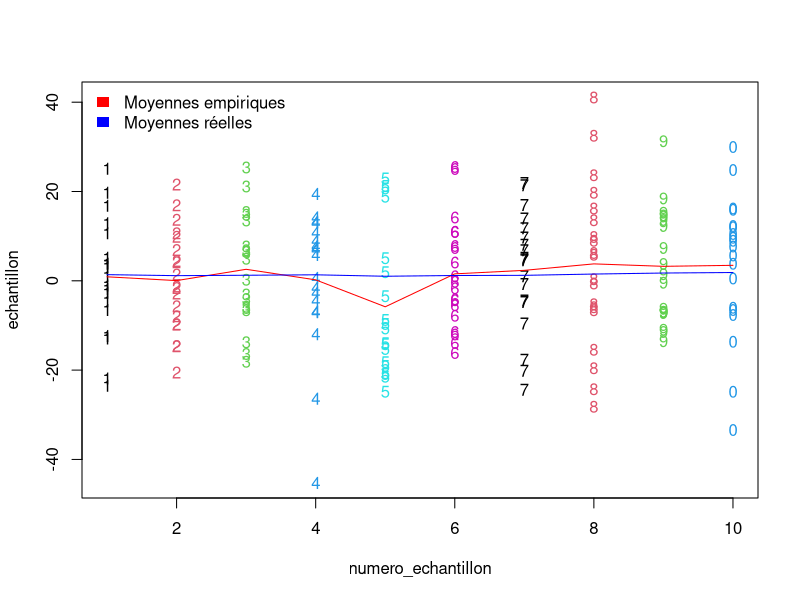
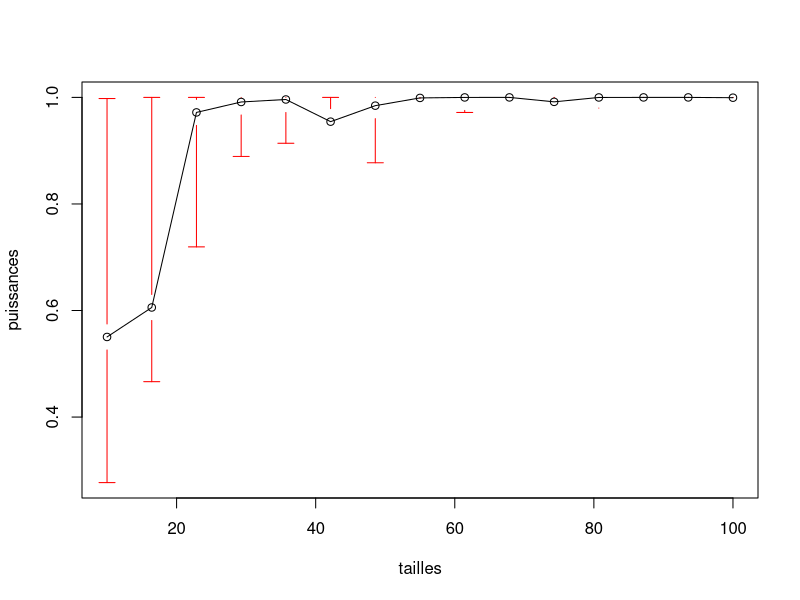

The R source for these figures, in order:
# UN ECHANTILLON



#---------------------------------------------------
#                     calcul du n 
#---------------------------------------------------


calcul_n<-function(puissance,puissances,tailles){
  if (is.null(puissance)){
    return (-1)
  } else {
    i = 0
    p_cour = 0
    while((i < 16) && (p_cour < puissance)){
      i = i+1
      p_cour = puissances[i]
    }
    if(i == 16){
      return (0)
    } else {
      n2 = tailles[i]
      p2 = puissances[i]
      if (i==1){
        n1 = 0  
        p1 = 0
      } else {
        n1 = tailles[i-1]
        p1 = puissances[i-1]
      }
      pente = (p2-p1)/(n2-n1)
      if (pente == 0){
        n_calc = (n2-n1)/2
      } else {
        n_calc = (puissance-p1)/pente + n1
      }
      n_calc = ceiling(n_calc)
      return (n_calc)
    }
  }
}


#---------------------------------------------------
#                     pilote 
#---------------------------------------------------


pilote_ttest_normal<-function(npilote, meand, sd, runs_bs_pilote,dest_pilote)
{
  # On simule un échantillon "réel" de loi N(meand,s)
  echantillon = rnorm(npilote,mean = meand,sd = sd)
  # On détermine les paramètres empiriques du pilote
  meand2 = mean(echantillon)
  ecart_type = sd(echantillon)
  # On détermine l'intervalle de confiance de la moyenne avec la fonction confint de R
  conf_mean = t.test(echantillon,conf.level = alpha)$conf.int
  # On détermine l'intervalle de confiance de l'écart-type avec un Bootstrap
  table_sd = numeric(runs_bs_pilote)
  for(i in 1:runs_bs_pilote)
  {
    # On choisit pour le boostrap des sous-ensembles de taille 80% de la taille de l'échantillon 
    n_bs = ceiling(0.8*npilote)
    table_sd[i] = sd((sample(echantillon,n_bs,replace=T)))
  }
  table_sd_sorted = sort(table_sd)
  conf_sd = c(table_sd_sorted[floor(runs_bs_pilote*alpha)],table_sd_sorted[floor(runs_bs_pilote*(1-alpha))])
  # On trace le pilote
  jpeg(dest_pilote)
  redleger = rgb(1,0,0)
  redfort = rgb(0.3,0,0)
  h<-hist(echantillon, breaks=10, col=redleger, main="Histogram with Normal Curve")
  
  xfit<-seq(min(echantillon),max(echantillon),length=40)
  yfit1<-dnorm(xfit,mean=meand2,sd=ecart_type)
  yfit1 <- yfit1*diff(h$mids[1:2])*length(echantillon)
  lines(xfit, yfit1, col=redfort, lwd=2) 
  yfit2 <- dnorm(xfit,sd=ecart_type)
  yfit2 <- yfit2*diff(h$mids[1:2])*length(echantillon)
  lines(xfit, yfit2, col="blue", lwd=2) 
  legend('topleft',c('Référence nulle','Echantillon'),
         fill = c("blue", redfort), bty = 'n',
         border = NA)
  dev.off()
  # On retourne l'approximation de l'étude pilote
  return (list(ecart_type=ecart_type, mean = meand2, conf_mean=conf_mean, conf_sd=conf_sd))
}


#---------------------------------------------------
# Monte-Carlo pour échantillon unique
#---------------------------------------------------


MC<-function(n, runs, meand, sd){
  # Variable (predictor)
  x = c(
    rep(1,n)	# group 
  )
  x = factor(x)
  
  # Perform runs (with stochastic sampling)
  tval = numeric(runs) # to store resulting t statistics
  tval_hand = numeric(runs) # to store resulting t statistics (computed by hand)
  pval = numeric(runs) # to store resulting p-values
  
  # On applique 2 Monte Carlo : 
  # un pour meandinf et un pour meandsup
  #print(meand)
  for (r in 1:runs) {
    
    
    # Generate random independent samples with normal distributions
    # for the dependent variable (predicted)
    y = c(
      rnorm(n,mean=meand,sd=sd)
    )
    
    # Run model : on stocke les t-statistics et p-values
    # du modèle généré par R.
    model = t.test(y)
    tval[r] = model$statistic
    pval[r] = model$p.value
    
    # Hand-made equivalent to compute the t statistic
    # (will produce the same value as model$statistic)
    
    # DV for group
    y1 = y[x==1]
    
    # Pooled standard deviation
    s12 = sd(y1)
    tval_hand[r] = mean(y1)/(s12/sqrt(n))
  }
  # Directly exploit the pvalues generated by the model
  # to get the power of type I error rate (depending on meand value)
  # p5_model devrait tendre vers 0.05 si meand = 0
  # p5_model nous donne la puissance du test si meand != 0
  nb = sum(pval<alpha)
  # --> signifie que si meand = 0, on conclue à tort un effet à un ratio p5_model
  # si meand != 0, on affirme à raison un effet à un ratio p5_model
  p5_model = nb/runs # Attention : le model est ici bilatéral
  # Compute the ratio of type I errors (should be <0.5)
  # equivalent to what precedes (to help you understand the computations)
  # (using the t statistic table/function)
  # On doit avoir p5_hand = p5_model
  thr_low = qt(alpha/2,n-1,lower.tail=T)
  thr_upp = qt(alpha/2,n-1,lower.tail=F)
  nb = sum(tval_hand>thr_upp | tval_hand<thr_low)
  p5_hand = nb/runs
  
  # On calcule la puissance théorique (analytique) du t-test avec le package power:
  # p5_model devrait tendre vers p5_package lorsque runs -> infinite.
  p5_package = power.t.test(n=n, d = meand/sd, sig.level = alpha, type = "one.sample", alternative = "two.sided")$power
  return(list(meand = meand, sd = sd, p5_model = p5_model, p5_hand = p5_hand, p5_package = p5_package ))
}


#---------------------------------------------------
# t-test simulations (Monte-Carlo)
#---------------------------------------------------


ttest_normal<-function(n, runs, pilote,i,vect){
  
  # On récupère les informations du pilote
  # Pour la moyenne
  
  if(vect){
    mean = pilote[[1]]$mean   # moyenne empirique du pilote
    conf_sd = pilote[[1]]$conf_sd # intervalle de confiance pour l'écart-type du pilote au seuil alpha = 0.05
    conf_mean = pilote[[1]]$conf_mean # intervalle de confiance pour la moyenne du pilote au seuil alpha = 0.05
    ecart_type = pilote[[1]]$ecart_type  # ecart_type empirique du pilote
  }
  else{
    mean = pilote$mean
    conf_sd = pilote$conf_sd
    conf_mean = pilote$conf_mean
    ecart_type = pilote$ecart_type
  }
  # Bornes de l'intervalle de confiance de la moyenne
  meaninf = conf_mean[1]
  meansup = conf_mean[2]
  # Pour l'écart-type
  # Bornes de l'intervalle de confiance de l'écart-type
  sdinf = conf_sd[1]
  sdsup = conf_sd[2]        
  MC_inf = MC(n,runs,meaninf,sdsup)
  MC_sup = MC(n,runs,meansup,sdinf)
  MC_moy = MC(n,runs,mean,ecart_type)
  
  
  IC_Puissance_model = c(MC_inf$p5_model,MC_sup$p5_model)
  IC_Puissance_hand = c(MC_inf$p5_hand,MC_sup$p5_hand)
  IC_Puissance_package = c(MC_inf$p5_package,MC_sup$p5_package)
  
  # On présente les résultats sur la puissance:
  # La puissance à partir des paramètres empiriques du pilote, 
  # Puis les intervalles de confiance de la puissance calculés
  # à partir des intervalles de confiance des paramètres.
  # NB : 
  Puissance_moy_hand = MC_moy$p5_hand
  Puissance_moy_model = MC_moy$p5_model
  Puissance_moy_package = MC_moy$p5_package
  results = data.frame(
    n=n,
    runs = runs,
    Puissance_moy_hand = Puissance_moy_hand,
    IC_Puissance_hand_inf = IC_Puissance_hand[1],
    IC_Puissance_hand_sup = IC_Puissance_hand[2],
    Puissance_moy_model = Puissance_moy_model,
    IC_Puissance_model_inf = IC_Puissance_model[1],
    IC_Puissance_model_sup = IC_Puissance_model[2],
    Puissance_moy_package = MC_moy$p5_package,
    IC_Puissance_package_inf = IC_Puissance_package[1],
    IC_Puissance_package_sup = IC_Puissance_package[2]
  )
  return (results)
}



#---------------------------------------------------
# Test : Puissance en fonction de la taille de l'échantillon.
# (Calcul basé sur l'algorithme de Monte Carlo )
#---------------------------------------------------

Puissance_un<-function(npilote = 20, meand = 0.1, sd = 0.3, runs_bs_pilote = 1000, runs_MC = 1000, taille_max = 100, dest_puissance, dest_pilote, puissance = NULL){
  # Création du pilote
  pilote = pilote_ttest_normal(npilote, meand, sd, runs_bs_pilote,dest_pilote)
  #print(pilote)
  # On regarde la puissance en fonction de la taille d'échantillon
  # (!= npilote, qui est la taille du pilote.
  # ici, la taille de l'échantillon correspond à la taille des tirages pour Monte-Carlo)
  tailles = seq(from = 20, to = taille_max, length.out = 15)
  longueur = length(tailles)
  puissances = numeric(longueur)
  IC_low_width = numeric(longueur)
  IC_up_width = numeric(longueur)
  for (i in 1:longueur){
    results = ttest_normal(tailles[i],runs_MC,pilote,0,FALSE)
    puissances[i] = results$Puissance_moy_hand
    IC_low_width[i] =  puissances[i] - results$IC_Puissance_hand_inf
    IC_up_width[i] = results$IC_Puissance_hand_sup - puissances[i]
  }
  jpeg(dest_puissance)
  plotCI(tailles, puissances, uiw = IC_up_width, liw = IC_low_width, type = "o", barcol = "red")
  dev.off()
  results # affiche les puissances pour le dernier tirage de Monte Carlo
  return(calcul_n(puissance,puissances,tailles))
}


TEST_taille_pilote<-function(tailles_pilote, meand,sd,runs_bs_pilote,runs_MC){
  pilotes = array(list(NULL),dim = length(tailles_pilote))
  longueur = length(tailles_pilote)
  print(longueur)
  puissances = rep(0,longueur)
  IC_low_width = numeric(longueur)
  IC_up_width = numeric(longueur)
  for (i in 1:longueur){
    
    pilotes[[i]] = pilote_ttest_normal(tailles_pilote[i],meand,sd,runs_bs_pilote)
    
  }
  for(i in 1:longueur){
    results = ttest_normal(taille,runs_MC,pilotes[i],i,TRUE)
    puissances[i] = results$Puissance_moy_hand
    IC_low_width[i] =  puissances[i] - results$IC_Puissance_hand_inf
    IC_up_width[i] = results$IC_Puissance_hand_sup - puissances[i]
  }
  results # affiche les puissances pour le dernier tirage de Monte Carlo
}



# ECHANTILLONS INDEPENDANTS

#---------------------------------------------------
#                     pilote 
#---------------------------------------------------


pilote_ttest_independants<-function(npilote_congruent, npilote_incongruent, meand, s, runs_bs_pilote, dest_pilote)
{
  alpha = 0.05
  # On simule 2 échantillons "réels"
  congruent = rnorm(npilote_congruent,mean = 0,sd = s)
  incongruent = rnorm(npilote_incongruent,mean = meand,sd = s)
  # On estime la différence de moyenne et l'écart-type
  mean1 = mean(congruent)
  mean2 = mean(incongruent)
  meand2 = mean2 - mean1
  # On suppose leur écart-type égal.
  # On l'estime donc par une moyenne de leur écart-type empirique.
  ecart_type = (sd(congruent)+sd(incongruent))/2
  # On détermine l'intervalle de confiance pour la moyenne du ttest
  conf_mean = t.test(incongruent,congruent,conf.level = alpha)$conf.int
  # On détermine l'intervalle de confiance de l'écart-type avec un Bootstrap
  table_sd = numeric(runs_bs_pilote)
  for(i in 1:runs_bs_pilote)
  {
    # On choisit pour le boostrap des sous-ensembles de taille 80% de la taille de l'échantillon 
    #(On estime toujours sd par une moyenne des sd des 2 échantillon)
    n_bs_congruent = ceiling(0.8*npilote_congruent)
    n_bs_incongruent = ceiling(0.8*npilote_incongruent)
    table_sd[i] = (sd((sample(congruent,n_bs_congruent,replace=T))) + sd((sample(incongruent,n_bs_incongruent,replace=T))))/2
  }
  table_sd_sorted = sort(table_sd)
  conf_sd = c(table_sd_sorted[floor(runs_bs_pilote*alpha)],table_sd_sorted[floor(runs_bs_pilote*(1-alpha))])
  # On trace le pilote
  jpeg(dest_pilote)
  densCongruent <- density(congruent)
  densIncongruent <- density(incongruent)
  histCongruent <-hist(congruent, breaks=10, plot = FALSE)
  histIncongruent <- hist(incongruent, breaks=10, plot = FALSE)
  xlim <- range(histIncongruent$breaks,histCongruent$breaks)
  ylim <- range(0,histIncongruent$density,histCongruent$density)
  #ylim <- c(0,max(histCongruent$density,max(histIncongruent$density)))
  plot(histCongruent,xlim = xlim, ylim = ylim,
       col = rgb(1,0,0,0.4),xlab = 'congruent',
       freq = FALSE, ## relative, not absolute frequency
       main = 'Distribution')
  opar <- par(new = FALSE)
  plot(histIncongruent,xlim = xlim, ylim = ylim,
       xaxt = 'n', yaxt = 'n', ## don't add axes
       col = rgb(0,0,1,0.4), add = TRUE,
       freq = FALSE) ## relative, not absolute frequency
  ## add a legend in the corner
  legend('topleft',c('Congruent','Incongruent'),
         fill = rgb(1:0,0,0:1,0.4), bty = 'n',
         border = NA)
  par(opar)
  ## plot first density
  xfit1<-seq(min(congruent),max(congruent),length=40)
  yfit1<-dnorm(xfit1,mean=mean1,sd=ecart_type)
  yfit1 <- yfit1*diff(histCongruent$mids[1:2])*length(congruent)
  lines(xfit1, yfit1, col=rgb(1,0,0,0.4), lwd=2) 
  ## plot second density
  xfit2<-seq(min(incongruent),max(incongruent),length=40)
  yfit2<-dnorm(xfit2,mean=mean2,sd=ecart_type)
  yfit2 <- yfit2*diff(histIncongruent$mids[1:2])*length(incongruent)
  lines(xfit2, yfit2, col=rgb(0,0,1,0.4), lwd=2) 
  
  
  dev.off()
  # On retourne l'approximation de l'étude pilote
  return (list(ecart_type=ecart_type, mean = meand2, conf_mean=conf_mean, conf_sd=conf_sd))
}



#---------------------------------------------------
# Monte-Carlo pour 2 échantillons indépendants 
#---------------------------------------------------

MC_ind<-function(n1, n2, runs, meand, sd){
  
  alpha = 0.05
  # Independent variable (predictor)
  x = c(
    rep(1,n1),	# group 1
    rep(2,n2)	# group 2
  )
  x = factor(x)
  
  # Perform runs (with stochastic sampling)
  tval = numeric(runs) # to store resulting t statistics
  tval_hand = numeric(runs) # to store resulting t statistics (computed by hand)
  pval = numeric(runs) # to store resulting p-values
  for (r in 1:runs) {
    # Generate random independent samples with normal distributions
    # for the dependent variable (predicted)
    y = c(
      rnorm(n1,mean=0,sd=sd),
      rnorm(n2,mean=meand,sd=sd)
    )
    
    # Hand-made equivalent to compute the t statistic
    # (will produce the same value as model$statistic)
    # DV for each group
    y1 = y[x==1]
    y2 = y[x==2]
    # Pooled standard deviation
    s12 = sqrt((sd(y1)^2+sd(y2)^2)/(n1+n2-2))
    tval_hand[r] = (mean(y1)-mean(y2))/(s12*sqrt((1/n1)+(1/n2)))
    
    
    # Run model : on stocke les t-statistics et p-values
    # du modèle généré par R.
    model = t.test(y2, y1, var.equal=TRUE)
    tval[r] = model$statistic
    pval[r] = model$p.value
    
  }
  
  # Display the resulting statistics
  res = data.frame(
    t_statistic=tval,
    t_statistic_hand=tval_hand,
    p_value=pval
  )
  head(res,10)
  
  
  
  # Directly exploit the pvalues generated by the model
  # to get the power of type I error rate (depending on meand value)
  # p5_model devrait tendre vers 0.05 si meand = 0
  # p5_model nous donne la puissance du test si meand != 0
  nb = sum(pval<alpha)
  # --> signifie que si meand = 0, on conclue à tort un effet à un ratio p5_model
  # si meand != 0, on affirme à raison un effet à un ratio p5_model
  p5_model = nb/runs
  
  # Compute the ratio of type I errors (should be <0.5)
  # equivalent to what precedes (to help you understand the computations)
  # (using the t statistic table/function)
  # p5_hand devrait etre égal à p5_model
  thr_low = qt(alpha/2,n1+n2-2,lower.tail=T)
  thr_upp = qt(alpha/2,n1+n2-2,lower.tail=F)
  nb = sum(tval<thr_low | tval>thr_upp)
  p5_hand = nb/runs
  
  # On calcule la puissance théorique (analytique) du t-test avec le package power:
  # NB: Dans le cas n1 = n2 = n, on devrait avoir p5_package = p5_model = p5_hand.
  p5_package = power.t.test(n=(n1+n2)/2, d = meand/sd, sig.level = alpha, type = "two.sample", alternative = "two.sided")$power
  
  return(list(meand = meand, sd = sd, p5_model = p5_model, p5_hand = p5_hand, p5_package = p5_package ))
}

#---------------------------------------------------
# t-test simulations (Monte-Carlo)
#---------------------------------------------------

ttest_independants<-function(n1, n2, runs, pilote){
  
  # On récupère les informations du pilote
  # Pour la moyenne
  mean = pilote$mean # moyenne empirique du pilote
  conf_mean = pilote$conf_mean # intervalle de confiance pour la différence moyenne du pilote au seuil alpha = 0.05
  # Bornes de l'intervalle de confiance de la différence de moyenne
  meaninf = conf_mean[1]
  meansup = conf_mean[2]
  # Pour l'écart-type
  ecart_type = pilote$ecart_type  # ecart_type empirique du pilote (le même pour les 2 échantillons)
  conf_sd = pilote$conf_sd # intervalle de confiance pour l'écart-type du pilote au seuil alpha = 0.05
  # Bornes de l'intervalle de confiance de l'écart-type
  sdinf = conf_sd[1]
  sdsup = conf_sd[2]
  
  MC_inf = MC_ind(n1,n2,runs,meaninf,sdsup)
  MC_sup = MC_ind(n1,n2,runs,meansup,sdinf)
  MC_moy = MC_ind(n1,n2,runs,mean,ecart_type)
  
  
  IC_Puissance_model = c(MC_inf$p5_hand,MC_sup$p5_hand)
  IC_Puissance_hand = c(MC_inf$p5_model,MC_sup$p5_model)
  IC_Puissance_package = c(MC_inf$p5_package,MC_sup$p5_package)
  
  # On présente les résultats sur la puissance:
  # La puissance à partir des paramètres empiriques du pilote, 
  # Puis les intervalles de confiance de la puissance calculés
  # à partir des intervalles de confiance des paramètres.
  # NB : 
  Puissance_moy_hand = MC_moy$p5_hand
  Puissance_moy_model = MC_moy$p5_model
  Puissance_moy_package = MC_moy$p5_package
  results = data.frame(
    n1=n1,
    n2=n2,
    runs = runs,
    Puissance_moy_hand = Puissance_moy_hand,
    IC_Puissance_hand_inf = IC_Puissance_hand[1],
    IC_Puissance_hand_sup = IC_Puissance_hand[2],
    Puissance_moy_model = Puissance_moy_model,
    IC_Puissance_model_inf = IC_Puissance_model[1],
    IC_Puissance_model_sup = IC_Puissance_model[2],
    Puissance_moy_package = MC_moy$p5_package,
    IC_Puissance_package_inf = IC_Puissance_package[1],
    IC_Puissance_package_sup = IC_Puissance_package[2]
  )
  return (results)
}


#---------------------------------------------------
# Test : Puissance en fonction de la taille de l'échantillon.
# (Calcul basé sur l'algorithme de Monte Carlo )
#---------------------------------------------------

Puissance_ind<-function(npilote_congruent = 20, npilote_incongruent = 20, meand = 0.4, sd = 0.3, runs_bs_pilote = 1000, runs_MC = 1000, taille_max = 100, dest_puissance, dest_pilote, puissance = NULL){
  # Environment
  library(gplots)
  # Création du pilote
  pilote = pilote_ttest_independants(npilote_congruent, npilote_incongruent, meand, sd, runs_bs_pilote, dest_pilote)
  # On regarde la puissance en fonction de la taille d'échantillon
  # (!= npilote, qui est la taille du pilote.
  # ici, la taille de l'échantillon correspond à la taille des tirages pour Monte-Carlo)
  tailles = seq(from = 20, to = taille_max, length.out = 15)
  longueur = length(tailles)
  puissances = numeric(longueur)
  IC_low_width = numeric(longueur)
  IC_up_width = numeric(longueur)
  for (i in 1:longueur){
    # On prend les mêmes tailles d'échantillonage pour les tirages de Monte-Carlo
    results = ttest_independants(tailles[i], tailles[i], runs_MC,pilote)
    puissances[i] = results$Puissance_moy_hand
    IC_low_width[i] =  puissances[i] - results$IC_Puissance_hand_inf
    IC_up_width[i] = results$IC_Puissance_hand_sup - puissances[i]
  }
  jpeg(dest_puissance)
  plotCI(tailles, puissances, uiw = IC_up_width, liw = IC_low_width, type = "o", barcol = "red")
  dev.off()
  results # affiche les puissances pour le dernier tirage de Monte Carlo
  return(calcul_n(puissance,puissances,tailles))
}
## ECHANTILLONS APPARIES



pilote_ttest_paired<-function(npilote, meand, s1, s2, cf, runs_bs_pilote, dest_pilote)
{
  alpha = 0.05
  # On simule 2 échantillons "réels"
  # tels que: leur différence de moyenne est meand,
  # les standard error des echantillons sont s1 et s2,
  # et le facteur de corrélation est cf.
  congruent = rnorm(npilote,mean = 0,sd = s1)
  # Dans le cas apparié, on suppose que Y = a + bX + eps,
  # où eps est une normale centrée. On a donc:
  a = meand
  # puis var(Y) = b²var(X) + var(eps), et
  # cf = b/(s1s2)
  b = cf*(s1*s2)
  sd_eps = sqrt(s2^2-b^2*s1^2)  
  eps = rnorm(npilote,mean = 0,sd = sd_eps)
  incongruent = a + b*congruent + eps
  # On estime les paramètres du pilote
  mean1 = mean(congruent)
  mean2 = mean(incongruent)
  meand2 = mean2 - mean1
  ecart_type_congruent = sd(congruent)
  ecart_type_incongruent = sd(incongruent)
  cf_estime = cor(congruent, incongruent)
  # On détermine l'intervalle de confiance pour la moyenne du ttest
  conf_mean = t.test(incongruent,congruent,paired = TRUE)$conf.int
  # On détermine l'intervalle de confiance des écarts-type et du coefficient de corrélation avec un Bootstrap
  table_sd1 = numeric(runs_bs_pilote)
  table_sd2 = numeric(runs_bs_pilote)
  for(i in 1:runs_bs_pilote)
  {
    # On choisit pour le boostrap des sous-ensembles de taille 80% de la taille de l'échantillon 
    n_bs = ceiling(0.8*npilote)
    table_sd1[i] = sd((sample(congruent,n_bs,replace=T)))
    table_sd2[i] = sd((sample(incongruent,n_bs,replace=T)))
  }
  table_sd1_sorted = sort(table_sd1)
  table_sd2_sorted = sort(table_sd2)
  conf_sd1 = c(table_sd1_sorted[floor(runs_bs_pilote*alpha)],table_sd1_sorted[floor(runs_bs_pilote*(1-alpha))])
  conf_sd2 = c(table_sd2_sorted[floor(runs_bs_pilote*alpha)],table_sd2_sorted[floor(runs_bs_pilote*(1-alpha))])
  # On trace le pilote
  jpeg(dest_pilote)
  densCongruent <- density(congruent)
  densIncongruent <- density(incongruent)
  histCongruent <-hist(congruent, breaks=10, plot = FALSE)
  histIncongruent <- hist(incongruent, breaks=10, plot = FALSE)
  xlim <- range(histIncongruent$breaks,histCongruent$breaks)
  ylim <- range(0,histIncongruent$density,histCongruent$density)
  #ylim <- c(0,max(histCongruent$density,max(histIncongruent$density)))
  plot(histCongruent,xlim = xlim, ylim = ylim,
       col = rgb(1,0,0,0.4),xlab = 'congruent',
       freq = FALSE, ## relative, not absolute frequency
       main = 'Distribution')
  opar <- par(new = FALSE)
  plot(histIncongruent,xlim = xlim, ylim = ylim,
       xaxt = 'n', yaxt = 'n', ## don't add axes
       col = rgb(0,0,1,0.4), add = TRUE,
       freq = FALSE) ## relative, not absolute frequency
  ## add a legend in the corner
  legend('topleft',c('Congruent','Incongruent'),
         fill = rgb(1:0,0,0:1,0.4), bty = 'n',
         border = NA)
  par(opar)
  ## plot first density
  xfit1<-seq(min(congruent),max(congruent),length=40)
  yfit1<-dnorm(xfit1,mean=mean1,sd=ecart_type_congruent)
  yfit1 <- yfit1*diff(histCongruent$mids[1:2])*length(congruent)
  lines(xfit1, yfit1, col=rgb(1,0,0,0.4), lwd=2) 
  ## plot second density
  xfit2<-seq(min(incongruent),max(incongruent),length=40)
  yfit2<-dnorm(xfit2,mean=mean2,sd=ecart_type_incongruent)
  yfit2 <- yfit2*diff(histIncongruent$mids[1:2])*length(incongruent)
  lines(xfit2, yfit2, col=rgb(0,0,1,0.4), lwd=2) 
  
  
  dev.off()
  # On retourne l'approximation de l'étude pilote
  return (list(ecart_type_congruent=ecart_type_congruent, ecart_type_incongruent=ecart_type_incongruent, mean=meand2, conf_mean=conf_mean, conf_sd1=conf_sd1,conf_sd2 = conf_sd2))
}



#---------------------------------------------------
# Monte-Carlo pour 2 échantillons appariés 
#---------------------------------------------------

MC_ap<-function(n, runs, meand, s1, s2, cf){
  alpha = 0.05
  # Independent variable (predictor)
  x = c(
    rep(1,n)	# group 
  )
  x = factor(x)
  
  # Perform runs (with stochastic sampling)
  tval = numeric(runs) # to store resulting t statistics
  tval_hand = numeric(runs) # to store resulting t statistics (computed by hand)
  pval = numeric(runs) # to store resulting p-values
  
  sz = sqrt(s1^2+s2^2-(2*cf*s1*s2))
  
  for (r in 1:runs) {
    # Generate random independent samples with normal distributions
    # for the dependent variable (predicted)
    y = c(
      rnorm(n,mean=meand,sd=sz)
    )
    
    # Run model : on stocke les t-statistics et p-values
    # du modèle généré par R.
    model = t.test(y)
    tval[r] = model$statistic
    pval[r] = model$p.value
    
    # Hand-made equivalent to compute the t statistic
    # (will produce the same value as model$statistic)
    # DV for group
    y1 = y[x==1]
    # Pooled standard deviation
    s12 = sd(y1)
    tval_hand[r] = mean(y1)/(s12/sqrt(n))
  }
  
  # Display the resulting statistics
  res = data.frame(
    t_statistic=tval,
    t_statistic_hand=tval_hand,
    p_value=pval
  )
  head(res,10)
  
  
  # Directly exploit the pvalues generated by the model
  # to get the power of type I error rate (depending on meand value)
  # p5_model devrait tendre vers 0.05 si meand = 0
  # p5_model nous donne la puissance du test si meand != 0
  nb = sum(pval<alpha)
  # --> signifie que si meand = 0, on conclue à tort un effet à un ratio p5_model
  # si meand != 0, on affirme à raison un effet à un ratio p5_model
  p5_model = nb/runs
  
  # Compute the ratio of type I errors (should be <0.5)
  # equivalent to what precedes (to help you understand the computations)
  # (using the t statistic table/function)
  # p5_hand devrait etre égal à p5_model
  thr_low = qt(alpha/2,n+n-2,lower.tail=T)
  thr_upp = qt(alpha/2,n+n-2,lower.tail=F)
  nb = sum(tval<thr_low | tval>thr_upp)
  p5_hand = nb/runs
  
  # On calcule la puissance théorique (analytique) du t-test avec le package power:
  # NB: Dans le cas n1 = n2 = n, on devrait avoir p5_package = p5_model = p5_hand.
  p5_package = power.t.test(n=n, d = (meand)/sz, sig.level = alpha, type = "paired", alternative = "two.sided")$power
  
  return(list(meand = meand, sd = sd, p5_model = p5_model, p5_hand = p5_hand, p5_package = p5_package ))
}


#---------------------------------------------------
# t-test simulations (Monte-Carlo)
#---------------------------------------------------

ttest_paired<-function(n,runs, pilote,cf){
  
  # On récupère les informations du pilote
  # Pour la moyenne
  mean = pilote$mean # moyenne empirique du pilote
  conf_mean = pilote$conf_mean # intervalle de confiance pour la moyenne du pilote au seuil alpha = 0.05
  # Bornes de l'intervalle de confiance de la moyenne
  meaninf = conf_mean[1]
  meansup = conf_mean[2]
  # Pour les écarts-type
  ecart_type1 = pilote$ecart_type_congruent 
  ecart_type2 = pilote$ecart_type_incongruent
  conf_sd1 = pilote$conf_sd1
  conf_sd2 = pilote$conf_sd2
  # Bornes des intervalles de confiance des écarts-type
  sd1inf = conf_sd1[1]
  sd1sup = conf_sd1[2]
  sd2inf = conf_sd2[1]
  sd2sup = conf_sd2[2]
  MC_inf = MC_ap(n,runs,meaninf,sd1sup,sd2sup,cf)
  MC_sup = MC_ap(n,runs,meansup,sd1inf,sd2inf,cf)
  MC_moy = MC_ap(n,runs,mean,ecart_type1,ecart_type2,cf)
  
  IC_Puissance_model = c(MC_inf$p5_model,MC_sup$p5_model)
  IC_Puissance_hand = c(MC_inf$p5_hand,MC_sup$p5_hand)
  IC_Puissance_package = c(MC_inf$p5_package,MC_sup$p5_package)
  
  # On présente les résultats sur la puissance:
  # La puissance à partir des paramètres empiriques du pilote, 
  # Puis les intervalles de confiance de la puissance calculés
  # à partir des intervalles de confiance des paramètres.
  # NB : 
  Puissance_moy_hand = MC_moy$p5_hand
  Puissance_moy_model = MC_moy$p5_model
  Puissance_moy_package = MC_moy$p5_package
  results = data.frame(
    n=n,
    runs = runs,
    Puissance_moy_hand = Puissance_moy_hand,
    IC_Puissance_hand_inf = IC_Puissance_hand[1],
    IC_Puissance_hand_sup = IC_Puissance_hand[2],
    Puissance_moy_model = Puissance_moy_model,
    IC_Puissance_model_inf = IC_Puissance_model[1],
    IC_Puissance_model_sup = IC_Puissance_model[2],
    Puissance_moy_package = MC_moy$p5_package,
    IC_Puissance_package_inf = IC_Puissance_package[1],
    IC_Puissance_package_sup = IC_Puissance_package[2]
  )
  return (results)
}

#---------------------------------------------------
# Test : Puissance en fonction de la taille de l'échantillon.
# (Calcul basé sur l'algorithme de Monte Carlo )
#---------------------------------------------------

Puissance_ap<-function(npilote = 20, meand = 0.1, s1 = 0.3, s2 = 0.3, cf = 0.6, runs_bs_pilote = 1000, runs_MC = 1000, taille_max = 100, dest_puissance, dest_pilote, puissance = NULL){
  # Environment
  library(gplots)
  # Création du pilote
  pilote = pilote_ttest_paired(npilote, meand, s1, s2, cf, runs_bs_pilote, dest_pilote)
  # On regarde la puissance en fonction de la taille d'échantillon
  # (!= npilote, qui est la taille du pilote.
  # ici, la taille de l'échantillon correspond à la taille des tirages pour Monte-Carlo)
  tailles = seq(from = 20, to = taille_max, length.out = 15)
  longueur = length(tailles)
  puissances =numeric(longueur)
  IC_low_width = numeric(longueur)
  IC_up_width = numeric(longueur)
  for (i in 1:longueur){
    results = ttest_paired(tailles[i],runs_MC,pilote,cf)
    puissances[i] = results$Puissance_moy_hand
    IC_low_width[i] =  puissances[i] - results$IC_Puissance_hand_inf
    IC_up_width[i] = results$IC_Puissance_hand_sup - puissances[i]
  }
  jpeg(dest_puissance)
  plotCI(tailles, puissances, uiw = IC_up_width, liw = IC_low_width, type = "o", barcol = "red")
  dev.off()
  results # affiche les puissances pour le dernier tirage de Monte Carlo
  return(calcul_n(puissance,puissances,tailles))
}

## ANOVA


#---------------------------------------------------
# Fonctions intermédiaires
#---------------------------------------------------

sigma_m<-function(means,sample_sizes){
  res = 0
  for(i in 1:length(sample_sizes)){
    res = res + sample_sizes[i]*(means[i]-mean(means))^2 #à changer si les ni sont différents
  }
  res = sqrt(res/N(sample_sizes))
  return(res)
}

N<-function(sample_sizes){
  n = 0
  for (i in 1:length(sample_sizes)){
    n = n + sample_sizes[i];
  }
  return(n)
}


between_group_variance<-function(sample_sizes,means,y){
  bgv  = 0
  for(j in 1:length(sample_sizes)){
    bgv = bgv + sample_sizes[j]*(means[j]- mean(y))^2
  }
  return(bgv)
}


within_group_variance<-function(sample_sizes,means,y){
  wgv = 0
  indice = 0
  for(i in 1:length(sample_sizes)){
    for(j in 1:sample_sizes[i]){
      wgv = wgv + (y[indice + j] - means[i])^2 #mean(means)
    }
    indice = indice + sample_sizes[i]
  }
  return(wgv)
}
F<-function(means,sample_sizes,y,k){
  num = between_group_variance(sample_sizes,means,y)
  denom = within_group_variance(sample_sizes,means,y)
  f = (num/denom)*(N(sample_sizes) -k)/(k - 1)
  return(f)
}



#---------------------------------------------------
# Fisher-Snedecor test simulations (Monte-Carlo)
#---------------------------------------------------

pilote_anova<-function(k, sd, runs_bs_pilote,dest_pilote)
{
  alpha = 0.05
  # On simule k échantillon "réels" avec des lois normales de moyenne aléatoire dans [1,2]
  # de taille aléatoire entre 15 et 20
  randommeans = numeric(k)
  empiricmeans = numeric(k)
  randomsizes = numeric(k)
  empiricsizes = numeric(k)
  conf_mean = matrix(nrow = 2, ncol = k)
  conf_sd = matrix(nrow = 2, ncol = k)
  r = 20 - sample(1:500, 1)/100
  echantillon = matrix(nrow = r,ncol = k)
  for (i in 1:k){
    randommeans[i] = 2 - sample(1:1000, 1)/1000
    randomsizes[i] = r
    #randomsizes[i] = floor(20 - sample(1:1000, 1)/100)
    echantillon[,i] = rnorm(n = randomsizes[i], mean = randommeans[i], sd = sd)
    
    # On détermine les paramètres empiriques du pilote
    empiricmeans[i] = mean(echantillon[,i])
    
    # On détermine l'intervalle de confiance de la moyenne avec la fonction confint de R
    conf_mean[,i] = t.test(echantillon[,i])$conf.int
    # On détermine l'intervalle de confiance de l'écart-type avec un Bootstrap
    table_sd_i = numeric(randomsizes[i])
    for(j in 1:runs_bs_pilote)
    {
      # On choisit pour le boostrap des sous-ensembles de taille 80% de la taille de l'échantillon 
      n_bs = ceiling(0.8*randomsizes[i])
      table_sd_i[j] = sd((sample(echantillon[,i],n_bs,replace=T)))
    }
    table_sd_i_sorted = sort(table_sd_i)
    conf_sd[,i] = c(table_sd_i_sorted[floor(runs_bs_pilote*alpha)],table_sd_i_sorted[floor(runs_bs_pilote*(1-alpha))])
  }
  # Tracé des points
  numero_echantillon = matrix(nrow = r,ncol = k)
  for (i in 1:k){
    numero_echantillon[,i] = rep(i,r)
  }
  jpeg(dest_pilote)
  mp <- matplot(numero_echantillon,echantillon)
  lines(1:k,empiricmeans, pch = 21,col = "red")
  lines(1:k,randommeans, pch = 21,col = "blue")
  legend('topleft',c('Moyennes empiriques','Moyennes réelles'),
         fill = c("red", "blue"), bty = 'n',
         border = NA)
  
  #plot(1:k,randommeans,add=TRUE,xlim = xlim, ylim = ylim,pch = 21,col = "blue")
  dev.off()
  ecart_type = sd
  # On retourne l'approximation de l'étude pilote
  return (list(ecart_type=ecart_type, empiricmeans = empiricmeans, realmeans = randommeans, sizes = randomsizes, conf_mean=conf_mean, conf_sd=conf_sd))
}




#---------------------------------------------------
# Monte-Carlo pour ANOVA 
#---------------------------------------------------

MC_an<-function(n, runs, means_empirique, means, s, sample_sizes,k){
  
  
  alpha = 0.05
  k = length(sample_sizes)
  # Independent variable (predictor)
  x = c(
    rep(1,N(sample_sizes))	# group 
  )
  x = factor(x)
  
  # Perform runs (with stochastic sampling)
  fval_hand = numeric(runs)
  fval= numeric(runs) # to store resulting t statistics (computed by hand)
  for (r in 1:runs) {
    # Generate random independent samples with normal distributions
    # for the dependent variable (predicted)
    y = 1:N(sample_sizes)
    indice = 0
    for(i in 1:k){
      y[(indice+1):(indice + sample_sizes[i])] = c(rnorm(n=sample_sizes[i],mean=means_empirique[i],sd =s))
      indice = indice + sample_sizes[i]
    }
    # Hand-made equivalent to compute the t statistic
    # (will produce the same value as model$statistic)
    # DV for group
    y1 = y[x==1]
    # Pooled standard deviation
    #  s12 = sd(y1)
    fval_hand[r] = F(means_empirique,sample_sizes,y1,k)
    #  model = fisher.test(y)
    #fval[r] = model$statistic
  }
  ncp = (N(sample_sizes))*(sigma_m(means,sample_sizes)/s)^2
  thr = qf(p =  1 -alpha,df1 = k-1,df2 = N(sample_sizes) - k)
  #thr_upp = qt(alpha/2,n+n-2,lower.tail=F)
  nb = sum(fval_hand > thr)
  p5_hand = nb/runs
  means_empiriqueMC = c(rep(1,k))
  indice = 0
  for(i in 1:k){
    intervalle = y1[(indice+1) : (indice + sample_sizes[i])]
    means_empiriqueMC[i] = mean(intervalle)
    indice = indice + sample_sizes[i]
  }
  #p5_package = power.anova.test(groups = k,n = n1,between.var = between_group_variance(sample_sizes,means_empirique,y),within.var = within_group_variance(sample_sizes,means_empirique,y1) ,sig.level = alpha)$power
  p5_package = pwr.anova.test(f = sigma_m(means_empiriqueMC,sample_sizes)/s, k = k, n =n[1],sig.level = alpha)$power
  
  # Add these results to the global table
  results = data.frame(
    n=N(sample_sizes),
    mean_diff=mean(means),
    sd=s,
    runs=runs,
    p5_hand=p5_hand,
    p5_package=p5_package, 
    fval_mean = mean(fval_hand),
    thr = thr
  )
  return(list(sd = s, p5_hand = p5_hand, p5_package = p5_package ))
}


#---------------------------------------------------
# t-test simulations (Monte-Carlo)
#---------------------------------------------------

ttest_anova<-function(n,runs, pilote){
  
  # On récupère les informations du pilote
  sizes = pilote$sizes
  k = length(sizes)
  # Pour la moyenne
  empiricmeans = pilote$empiricmeans # moyenne empirique du pilote
  conf_mean = pilote$conf_mean # intervalle de confiance pour la moyenne du pilote au seuil alpha = 0.05
  means = pilote$realmeans
  # Bornes de l'intervalle de confiance de la moyenne
  empiricmeansinf = conf_mean[1,]
  empiricmeanssup = conf_mean[2,]
  # On calcule les valeurs de l'intervalle qui donneront des valeurs extrêmes pour la puissance
  for (i in 1:k){
    true_mean = means[i]
    emp_meaninf = empiricmeansinf[i]
    emp_meansup = empiricmeanssup[i]
    emp_mean = empiricmeans[i]
    inf = min(abs(true_mean-emp_meaninf),abs(true_mean-emp_meansup),abs(true_mean-emp_mean))
    sup = max(abs(true_mean-emp_meaninf),abs(true_mean-emp_meansup),abs(true_mean-emp_mean))
    if (inf == abs(true_mean-emp_meaninf)){
      empiricmeansinf[i] = emp_meaninf
    } else {
      if (inf == abs(true_mean-emp_meansup)){
        empiricmeansinf[i] = emp_meansup
      } else {
        empiricmeansinf[i] = emp_mean
      }
    }
    if (sup == abs(true_mean-emp_meaninf)){
      empiricmeanssup[i] = emp_meaninf
    } else {
      if (sup == abs(true_mean-emp_meansup)){
        empiricmeanssup[i] = emp_meansup
      } else {
        empiricmeanssup[i] = emp_mean
      }
    }
  }
  # Pour les écarts-type
  sd = pilote$ecart_type
  conf_sd = pilote$conf_sd
  # Bornes des intervalles de confiance des écarts-type
  sdinf = conf_sd[1,]
  sdsup = conf_sd[2,]
  # On calcule la puissance grâce à la fonction power du package pwr
  MC_inf = MC_an(n,runs,empiricmeansinf,means,sd,sizes,k)
  MC_sup = MC_an(n,runs,empiricmeanssup,means,sd,sizes,k)
  MC_moy = MC_an(n,runs,empiricmeans,means,sd,sizes,k)
  

  # On présente les résultats sur la puissance:
  # La puissance à partir des paramètres empiriques du pilote, 
  # Puis les intervalles de confiance de la puissance calculés
  # à partir des intervalles de confiance des paramètres.
  # NB : 

  results = data.frame(
    runs = runs,
    Puissance_moy_hand = MC_moy$p5_hand,
    IC_Puissance_hand_inf = MC_inf$p5_hand,
    IC_Puissance_hand_sup = MC_sup$p5_hand,
    Puissance_moy_package = MC_moy$p5_package,
    IC_Puissance_package_inf = MC_inf$p5_package,
    IC_Puissance_package_sup = MC_sup$p5_package
  )
  return (results)
}


Puissance_an<-function(runs_bs_pilote = 1000, runs_MC = 1000, sd = 15 , k = 10, taille_max = 100, dest_puissance, dest_pilote,puissance=NULL){
  # Environnement
  library(pwr)
  library(gplots)
  # Création du pilote
  pilote = pilote_anova(k, sd, runs_bs_pilote,dest_pilote)
  # On regarde la puissance en fonction de la taille d'échantillon
  # (!= npilote, qui est la taille du pilote.
  # ici, la taille de l'échantillon correspond à la taille des tirages pour Monte-Carlo)
  tailles = seq(from = 10, to = taille_max, length.out = 15)
  longueur = length(tailles)
  puissances = numeric(longueur)
  IC_low_width = numeric(longueur)
  IC_up_width = numeric(longueur)
  for (i in 1:longueur){
    results = ttest_anova(tailles[i],runs_MC,pilote)
    puissances[i] = results$Puissance_moy_package
    IC_low_width[i] =  puissances[i] - results$IC_Puissance_package_inf
    IC_up_width[i] = results$IC_Puissance_package_sup - puissances[i]
  }
  jpeg(dest_puissance)
  plotCI(tailles, puissances, uiw = IC_up_width, liw = IC_low_width, type = "o", barcol = "red")
  dev.off()
  results # affiche les puissances pour le dernier tirage de Monte Carlo
  return(calcul_n(puissance,puissances,tailles))
}

n_calc = Puissance_an(dest_puissance =  '/user/6/.base/bonjeang/home/SpeProject/Projet-Specialite-Calcul-de-Puissance/TEST/puissance.jpg',
                       dest_pilote = '/user/6/.base/bonjeang/home/SpeProject/Projet-Specialite-Calcul-de-Puissance/TEST/pilote.jpg',puissance = 0.8)
n_calc
